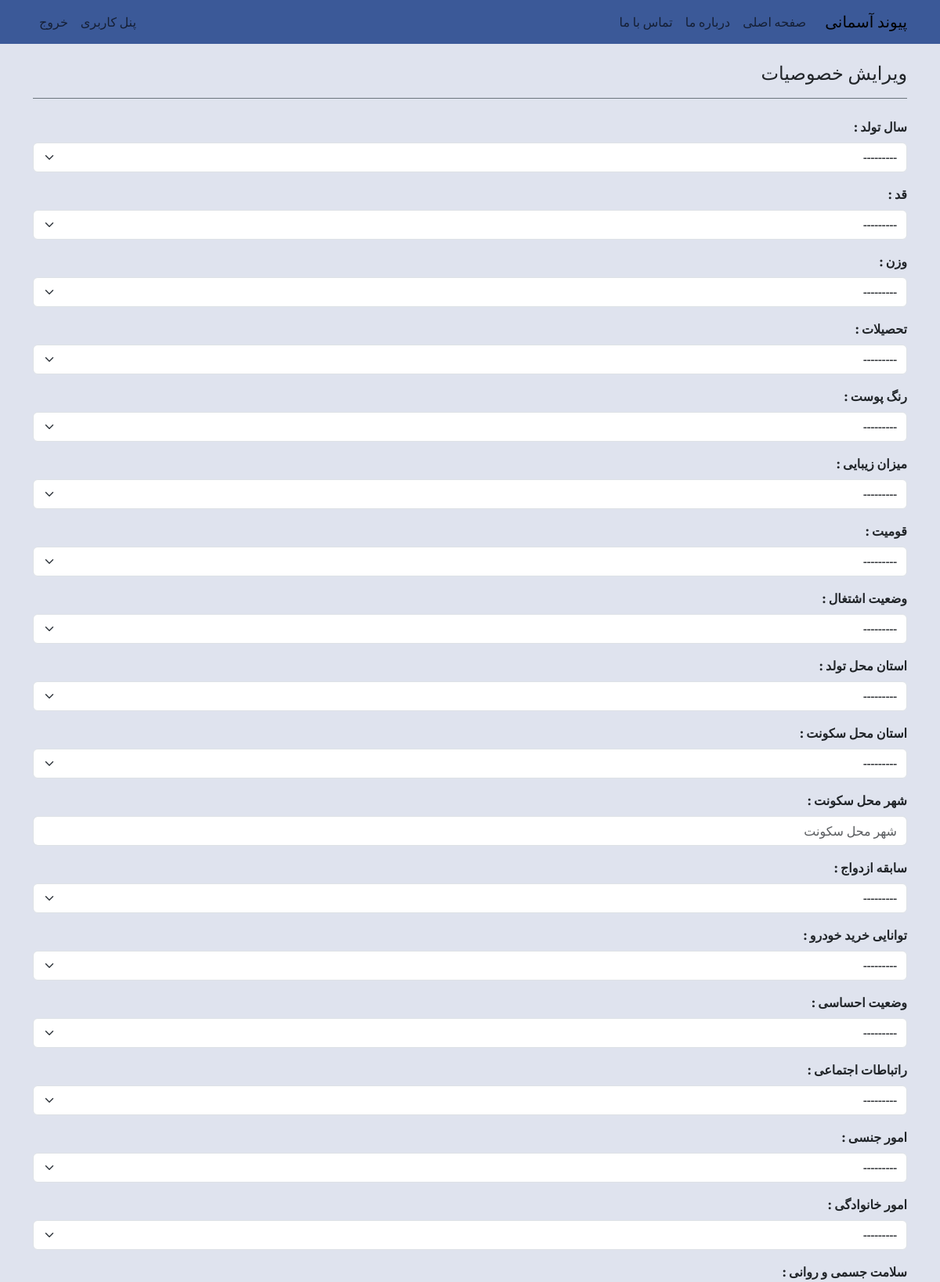
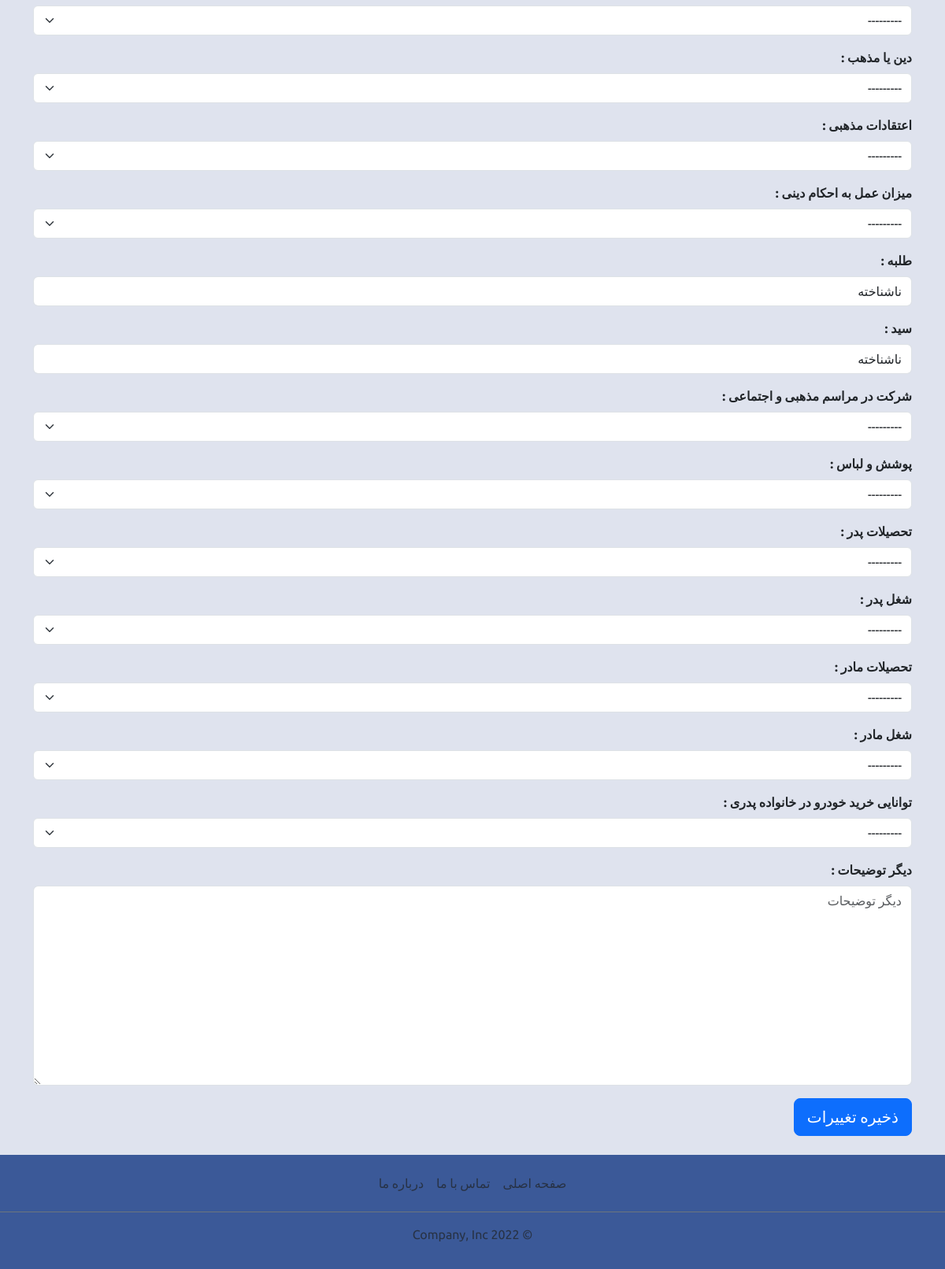
The page /khosousiaat_change/ (signed in) on the database as committed earlier (2 pictures, top to bottom).
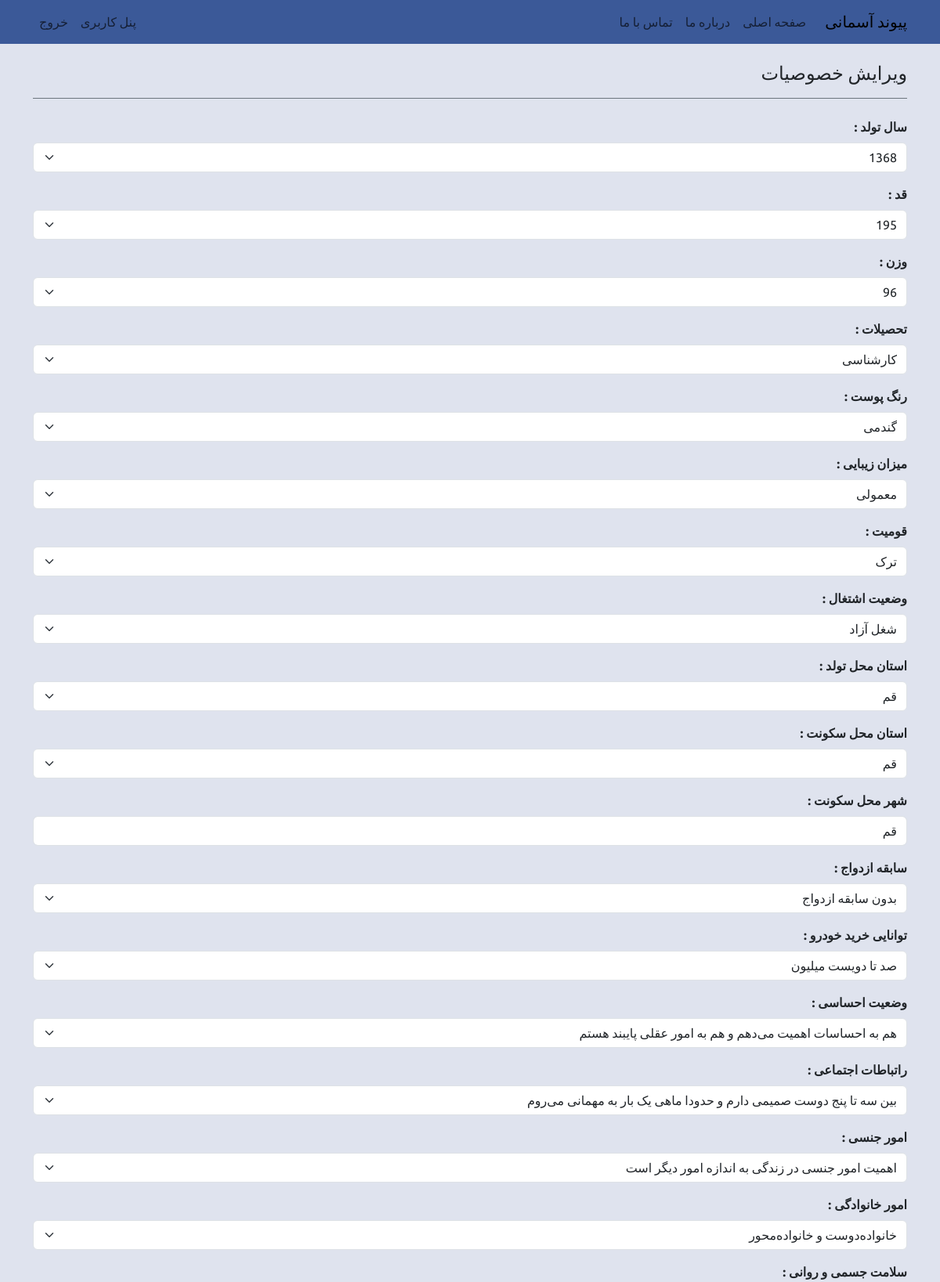
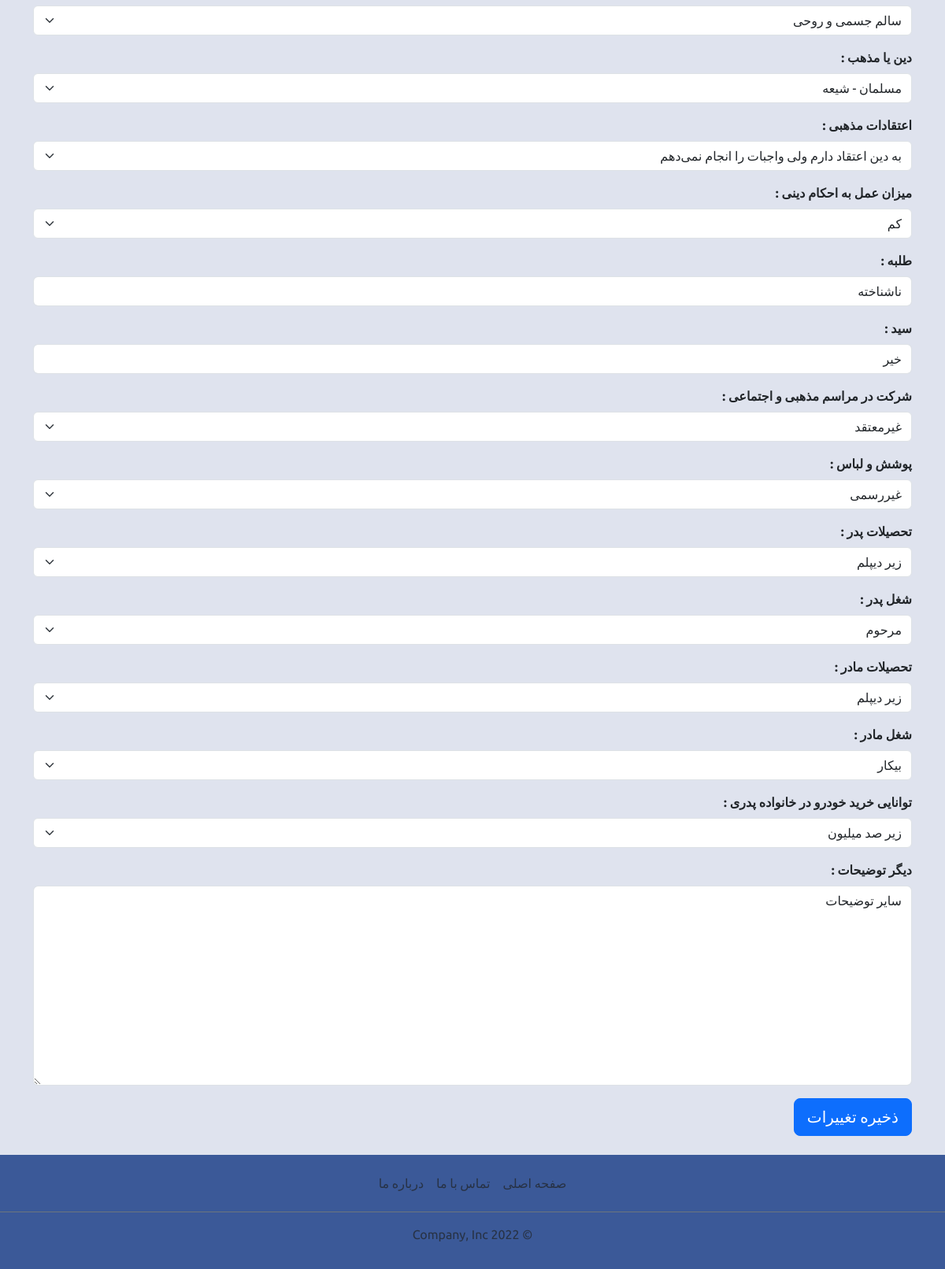
The same page on the database as committed later (2 pictures, top to bottom).
### account/models.py (models this page shows, shortened)
class Khosousiaat(models.Model):
    user = models.OneToOneField(User, verbose_name="کاربر", on_delete=models.CASCADE)
    tavallod = models.CharField("سال تولد", max_length=4, choices=TAVALLOD_CHOICES, null=True, blank=True)
    qad = models.CharField("قد", max_length=3, choices=QAD_CHOICES, null=True, blank=True)
    vazn = models.CharField("وزن", max_length=3, choices=VAZN_CHOICES, null=True, blank=True)
    tahsil = models.CharField("تحصیلات", max_length=1, choices=TAHSIL_CHOICES[1:], null=True, blank=True)
    rang = models.CharField("رنگ پوست", max_length=1, choices=RANG_CHOICES[1:], null=True, blank=True)
    zibaayi = models.CharField("میزان زیبایی", max_length=1, choices=ZIBAAYI_CHOICES[1:], null=True, blank=True)
    qowmiat = models.CharField("قومیت", max_length=1, choices=QOWMIAT_CHOICES[1:], null=True, blank=True)
    shoql = models.CharField("وضعیت اشتغال", max_length=1, choices=SHOQL_CHOICES[1:], null=True, blank=True)
    ostaane_tavallod = models.CharField("استان محل تولد", max_length=2, choices=OSTAANHAA_CHOICES[1:], null=True, blank=True)
    ostaane_sokounat = models.CharField("استان محل سکونت", max_length=2, choices=OSTAANHAA_CHOICES[1:], null=True, blank=True)
    shahre_sokounat = models.CharField("شهر محل سکونت", max_length=150, null=True, blank=True)
    ezdevaaj = models.CharField("سابقه ازدواج", max_length=1, choices=EZDEVAAJ_CHOICES[1:], null=True, blank=True)
    kharide_khodro = models.CharField("توانایی خرید خودرو", max_length=1, choices=KHARIDE_KHODRO_CHOICES[1:], null=True, blank=True)
    ehsaasaat = models.CharField("وضعیت احساسی", max_length=1, choices=EHSAASAAT_CHOICES[1:], null=True, blank=True)
    ertebaataat = models.CharField("راتباطات اجتماعی", max_length=1, choices=ERTEBAATAAT_CHOICES[1:], null=True, blank=True)
    jensi = models.CharField("امور جنسی", max_length=1, choices=JENSI_CHOICES[1:], null=True, blank=True)
    khaanevaadegi = models.CharField("امور خانوادگی", max_length=1, choices=KHAANEVAADEGI_CHOICES[1:], null=True, blank=True)
    salaamat = models.CharField("سلامت جسمی و روانی", max_length=1, choices=SALAAMAT_CHOICES[1:], null=True, blank=True)
    din = models.CharField("دین یا مذهب", max_length=1, choices=DIN_CHOICES[1:], null=True, blank=True)
    eteqaadaat = models.CharField("اعتقادات مذهبی", max_length=1, choices=ETEQAADAAT_CHOICES[1:], null=True, blank=True)
    amal_be_ahkaam = models.CharField("میزان عمل به احکام دینی", max_length=1, choices=AMAL_BE_AHKAAM_CHOICES[1:], null=True, blank=True)
    talabeh = models.BooleanField("طلبه", null=True, blank=True)
    seyyed = models.BooleanField("سید", null=True, blank=True)
    shekrat_dar_maraasemaat = models.CharField("شرکت در مراسم مذهبی و اجتماعی", max_length=1, choices=SHERKAT_DAR_MARAASEMAAT_CHOICES[1:], null=True, blank=True)
    pushesh = models.CharField("پوشش و لباس", max_length=1, choices=POUSHESH_CHOICES[1:], null=True, blank=True)
    tahsil_pedar = models.CharField("تحصیلات پدر", max_length=1, choices=TAHSIL_CHOICES[1:], null=True, blank=True)
    shoql_pedar = models.CharField("شغل پدر", max_length=1, choices=SHOQLE_VAALEDEIN_CHOICES[1:], null=True, blank=True)
    tahsil_maadar = models.CharField("تحصیلات مادر", max_length=1, choices=TAHSIL_CHOICES[1:], null=True, blank=True)
    shoql_maadar = models.CharField("شغل مادر", max_length=1, choices=SHOQLE_VAALEDEIN_CHOICES[1:], null=True, blank=True)
    kharide_khodro_pedari = models.CharField("توانایی خرید خودرو در خانواده پدری", max_length=1, choices=KHARIDE_KHODRO_CHOICES[1:], null=True, blank=True)
    tozihaat = models.TextField("دیگر توضیحات", null=True, blank=True)
    class Meta:
        db_table = "khosousiaat"
        managed = True
        verbose_name = "خصوصیات کاربر"
        verbose_name_plural = "خصوصیات کاربران"

### account/views.py (the view)
# urls.py: path('khosousiaat_change/', views.khosousiaat_change, name='khosousiaat_change'),
def khosousiaat_change(request):
    name = "account/khosousiaat_change.html"
    title = "ویرایش خصوصیات"
    khosousiaat = request.user.khosousiaat
    if request.method == "POST":
        form = KhosousiaatFrom(instance=khosousiaat, data=request.POST)
        if form.is_valid():
            form.save()
            messages.success(request, "خصوصیات شما با موفقیت ویرایش شد")
            return redirect("account:user_dashboard")
        else:
            messages.error(request, "لطفا اطلاعات خود را بررسی و دوباره تلاش کنید.")
    else:
        form = KhosousiaatFrom(instance=khosousiaat)
    context = {"title": title, "form": form}
    return render(request, name, context)

### account/forms.py
class KhosousiaatFrom(forms.ModelForm):
    class Meta:
        model = Khosousiaat
        exclude = ('user', )
    def __init__(self, *args, **kwargs):
        super(KhosousiaatFrom, self).__init__(*args, **kwargs)
        for visible in self.visible_fields():
            if visible.widget_type == 'select':
                visible.field.widget.attrs['class'] = 'form-select'
            else: visible.field.widget.attrs['class'] = 'form-control'
            visible.field.widget.attrs['placeholder'] = visible.label

### templates/account/khosousiaat_change.html (shortened to what this page needs)
{% extends "base.html" %}
{% block header %}
{% include "navbar.html" %}
{% endblock header %}
{% block content %}
<div class="container">
  <h4 class="border-bottom border-secondary my-4 pb-3">{{ title }}</h4>
  <form method="post">
    {% include "form.html" with form=form %}
    <button type="submit" class="btn btn-primary btn-lg">ذخیره تغییرات</button>
  </form>
</div>
{% endblock content %}
{% block footer %}
{% include "footer.html" %}
{% endblock footer %}

### templates/form.html (shortened to what this page needs)
{% for field in form %}
<div class="mb-3">
  <label for="{{ field.id_for_label }}" class="form-label">
    <b>{{ field.label }} :</b>
  </label>
  {{ field }}
</div>
{% endfor %}

Rows that differ between the two databases and show on the page:
changed Khosousiaat "ناشناخته": tavallod "---------" → "1368"; qad "---------" → "195"; vazn "---------" → "96"; tahsil "---------" → "کارشناسی"; rang "---------" → "گندمی"; zibaayi "---------" → "معمولی"; qowmiat "---------" → "ترک"; shoql "---------" → "شغل آزاد"; ostaane_tavallod "---------" → "قم"; ostaane_sokounat "---------" → "قم"; shahre_sokounat (not shown) → "قم"; ezdevaaj "---------" → "بدون سابقه ازدواج"; kharide_khodro "---------" → "صد تا دویست میلیون"; ehsaasaat "---------" → "هم به احساسات اهمیت می‌دهم و هم به امور عقلی پایبند هستم"; ertebaataat "---------" → "بین سه تا پنج دوست صمیمی دارم و حدودا ماهی یک بار به مهمانی می‌روم"; jensi "---------" → "اهمیت امور جنسی در زندگی به اندازه امور دیگر است"; khaanevaadegi "---------" → "خانواده‌دوست و خانواده‌محور"; salaamat "---------" → "سالم جسمی و روحی"; din "---------" → "مسلمان - شیعه"; eteqaadaat "---------" → "به دین اعتقاد دارم ولی واجبات را انجام نمی‌دهم"; amal_be_ahkaam "---------" → "کم"; seyyed "ناشناخته" → "خیر"; shekrat_dar_maraasemaat "---------" → "غیرمعتقد"; pushesh "---------" → "غیررسمی"; tahsil_pedar "---------" → "زیر دیپلم"; shoql_pedar "---------" → "مرحوم"; tahsil_maadar "---------" → "زیر دیپلم"; shoql_maadar "---------" → "بیکار"; kharide_khodro_pedari "---------" → "زیر صد میلیون"; tozihaat (not shown) → "سایر توضیحات"
